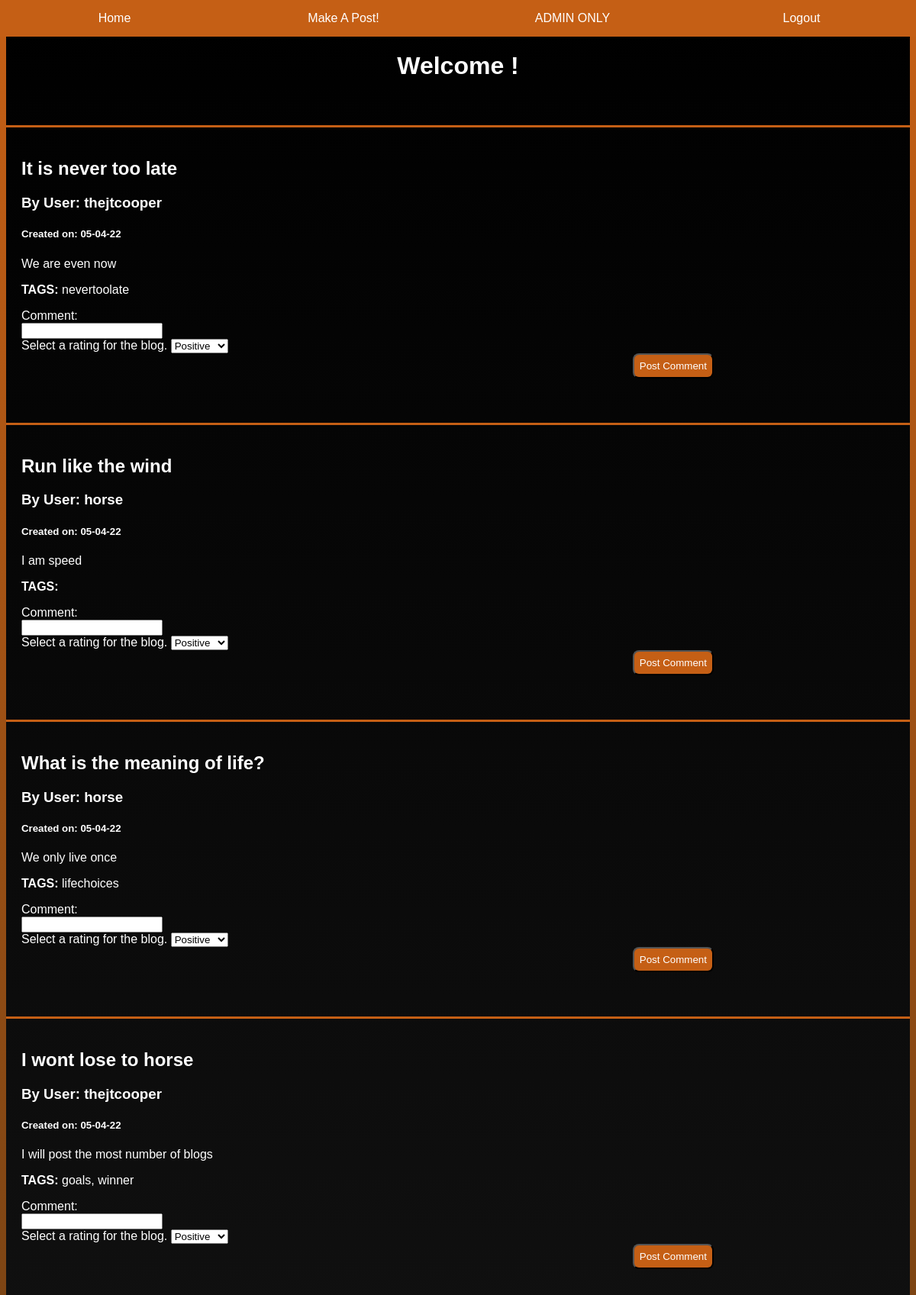
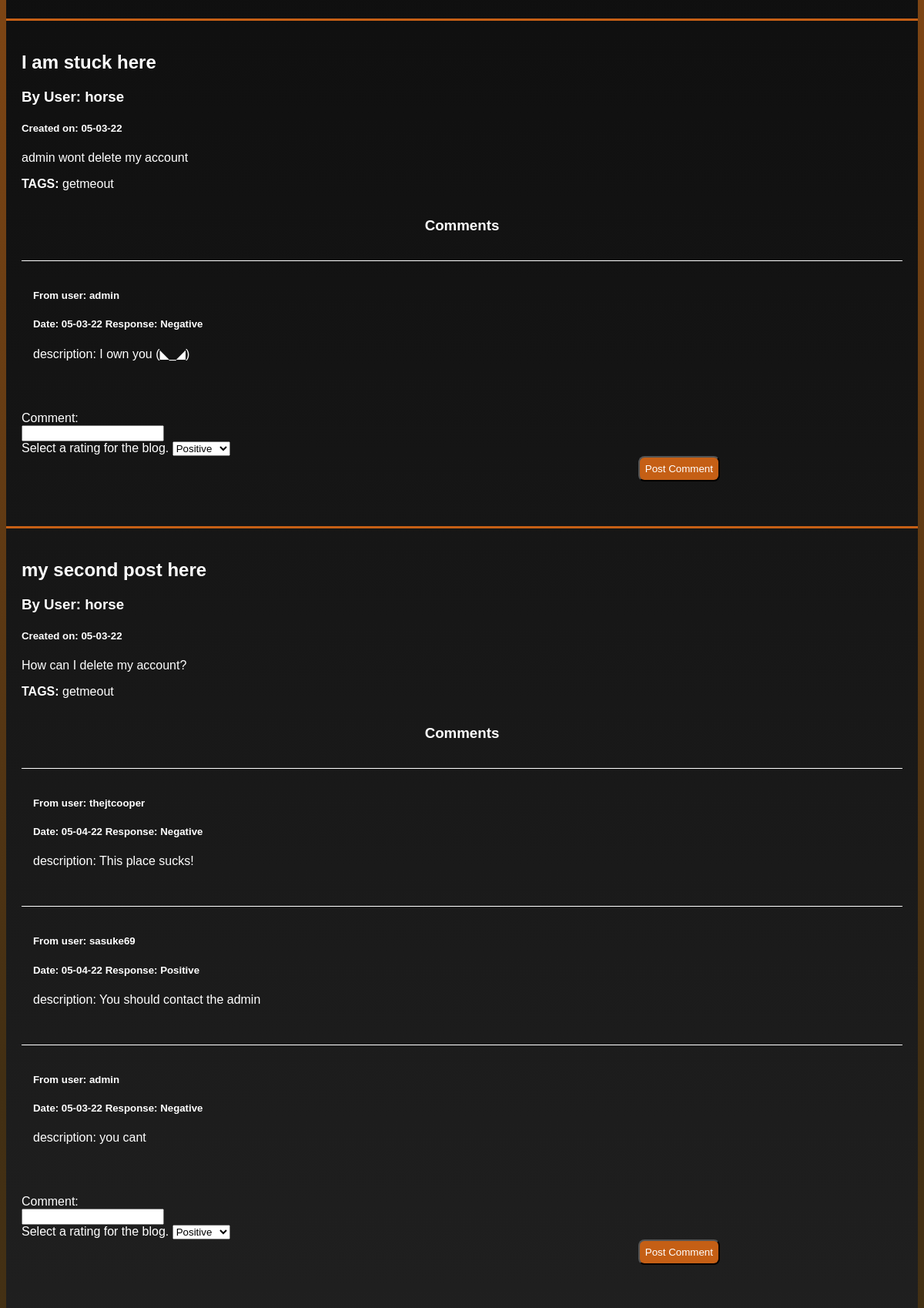
The page /loggedin.php (upper part) on the database its author committed (2 pictures, top to bottom).
### tables this page shows
CREATE TABLE `blog` (
  `blogID` int NOT NULL AUTO_INCREMENT,
  `username` varchar(45) NOT NULL,
  `subject` varchar(125) NOT NULL,
  `description` varchar(250) NOT NULL,
  `p_date` varchar(45) NOT NULL,
  PRIMARY KEY (`blogID`),
  UNIQUE KEY `blogID_UNIQUE` (`blogID`),
  KEY `username_idx` (`username`),
  CONSTRAINT `blog_username` FOREIGN KEY (`username`) REFERENCES `user` (`username`) ON DELETE CASCADE ON UPDATE CASCADE
);

CREATE TABLE `tag` (
  `tagID` int NOT NULL AUTO_INCREMENT,
  `tag` varchar(45) NOT NULL,
  PRIMARY KEY (`tagID`),
  UNIQUE KEY `tagID_UNIQUE` (`tagID`)
);

CREATE TABLE `comment` (
  `commentID` int NOT NULL AUTO_INCREMENT,
  `username` varchar(45) NOT NULL,
  `description` varchar(250) NOT NULL,
  `sentiment` varchar(45) NOT NULL,
  `c_date` varchar(45) NOT NULL,
  `blogID` int NOT NULL,
  PRIMARY KEY (`commentID`),
  UNIQUE KEY `commentID_UNIQUE` (`commentID`),
  KEY `user_username_idx` (`username`),
  KEY `comment_blogID_idx` (`blogID`),
  CONSTRAINT `comment_blogID` FOREIGN KEY (`blogID`) REFERENCES `blog` (`blogID`) ON DELETE CASCADE ON UPDATE CASCADE,
  CONSTRAINT `comment_username` FOREIGN KEY (`username`) REFERENCES `user` (`username`) ON DELETE CASCADE ON UPDATE CASCADE
);

### loggedin.php (the view, shortened to what this page needs)
<html>
    <head>
        <link rel = "stylesheet" type = "text/css" href = "style.css">
        <nav class="display">
            <a href="loggedin.php" class="navhead">Home</a>
            <a href="newPost.php" class="navhead">Make A Post!</a>
            <a href="functions.php" class="navhead">ADMIN ONLY</a>
            <a href="index.php" class="navhead">Logout</a>
        </nav>
    </head>
    <body>
    <h1 style="padding-top:60px;padding-bottom:0;"><center>Welcome <?php
        ?>! </center></h1>
    <?php
        $host = "127.0.0.1:3308";
        $user = "user";
        $password = "pass";
        $db_name = "comp440project";
        $con = mysqli_connect($host, $user, $password, $db_name);
        $sql="SELECT * FROM blog ORDER BY blogID DESC";
        $result = mysqli_query($con, $sql);
        echo "<br>";
        echo "<table border='1'>";
        while ($row = mysqli_fetch_assoc($result)) {
            $sqlTagBlog="SELECT tag FROM tag WHERE tagID in
            (SELECT tagID from tag_blog WHERE ".$row['blogID']." = blogID)";
            $tagresult=mysqli_query($con,$sqlTagBlog);
            $tagrownum=mysqli_num_rows($tagresult);
            $tagcounter=1;
            $sqlcomm="SELECT * FROM comment WHERE ".$row['blogID']."= blogID";
            $commresult=mysqli_query($con,$sqlcomm);
            if($commresult)
                $totalcom=mysqli_num_rows($commresult);
            else
                $totalcom=0;
           echo("<div class='card'>");
           echo("<h2>".$row['subject']."</h2>
                <h3>By User: ".$row['username']."</h3>
                <h5>Created on: ".$row['p_date']."</h5>
                <p>".$row['description']."</p><p><b>TAGS: </b>");
            while($tagrow=mysqli_fetch_assoc($tagresult)){
                if($tagcounter!=$tagrownum)
                    echo($tagrow['tag'].", ");
                else
                    echo($tagrow['tag']);
                $tagcounter++;
            }
            if($totalcom>=1){
            echo("<h3 class='comment-header' style='text-align:center;'>Comments</h3>");
            while($comrow=mysqli_fetch_assoc($commresult)){
                echo("<div class='comment'><h5>From user: ".$comrow['username']."</h5>
                <h5>Date: ".$comrow['c_date']."     Response: ".$comrow['sentiment']."</h5>
                <p>description: ".$comrow['description']."</p>
                </div><br>");
            }
        }
           echo("</p><form action=comment.php method = 'POST'>
                    <label for='comment'>Comment:</label><br>
                    <input type='text'  name='comments' ><br>
                    <label for='Rating'>Select a rating for the blog. </label>
                        <select  name='rating'>
                            <option value='Positive'>Positive</option>
                            <option value='Negative'>Negative</option>
                        </select>
                        <input type='hidden'  name='blogId' value=".$row['blogID']."/>
                    <input type =  'submit' id = 'btn' name= 'create' value = 'Post Comment' />
                </form>");
            echo "</div><br>";
        }
    ?>
    </body>
</html>

### style.css (style rules this page uses)
html { background: linear-gradient(#C55F15,#422F13,#553F1D); margin: 0; padding:0; height:100%; background-attachment: fixed; box-sizing:border-box; font-family: Arial, Helvetica, sans-serif; }
* { box-sizing: border-box; }
p,h1,h2,h3,h4,h5 { font-family: Arial, Helvetica, sans-serif; color:#fff; }
.navhead { background: #C55F15; color: #FFF; text-decoration: none; }
label { color:#fff; }
body { background: linear-gradient(#000000,#393939); background-attachment: fixed; }
#btn { color: #fff; background: #C55F15; padding: 7px; margin-left: 70%; border-radius: 8px; }
.display { text-align: center; font-family: Arial, Helvetica, sans-serif; overflow: hidden; position: fixed; font-size: 0; top:0; left:0; width:100%; }
.display a { padding: 15px; display: inline-block; width: 25%; font-size: 16px; }
.card { border-top: 3px solid #C55F15; padding: 20px; margin-top: 20px; }
.Comment-header { padding:15px; }
.comment { font-family: Arial, Helvetica, sans-serif; border-top: 1px solid #fff; padding: 15px; }
table, th, td { border:1px solid #C55F15; color: #fff; }

### rows shown on the page
blog: subject "It is never too late", username "thejtcooper", p_date "05-04-22", description "We are even now"
tag: tag "nevertoolate"
blog: subject "Run like the wind", username "horse", p_date "05-04-22", description "I am speed"
blog: subject "What is the meaning of life?", username "horse", p_date "05-04-22", description "We only live once"
tag: tag "lifechoices"
blog: subject "I wont lose to horse", username "thejtcooper", p_date "05-04-22", description "I will post the most number of blogs"
tag: tag "goals"
tag: tag "winner"
blog: subject "I am stuck here", username "horse", p_date "05-03-22", description "admin wont delete my account"
tag: tag "getmeout"
comment: username "admin", c_date "05-03-22", sentiment "Negative", description "I own you (◣_◢)"
blog: subject "my second post here", username "horse", p_date "05-03-22", description "How can I delete my account?"
comment: username "thejtcooper", c_date "05-04-22", sentiment "Negative", description "This place sucks!"
comment: username "sasuke69", c_date "05-04-22", sentiment "Positive", description "You should contact the admin"
comment: username "admin", c_date "05-03-22", sentiment "Negative", description "you cant"
